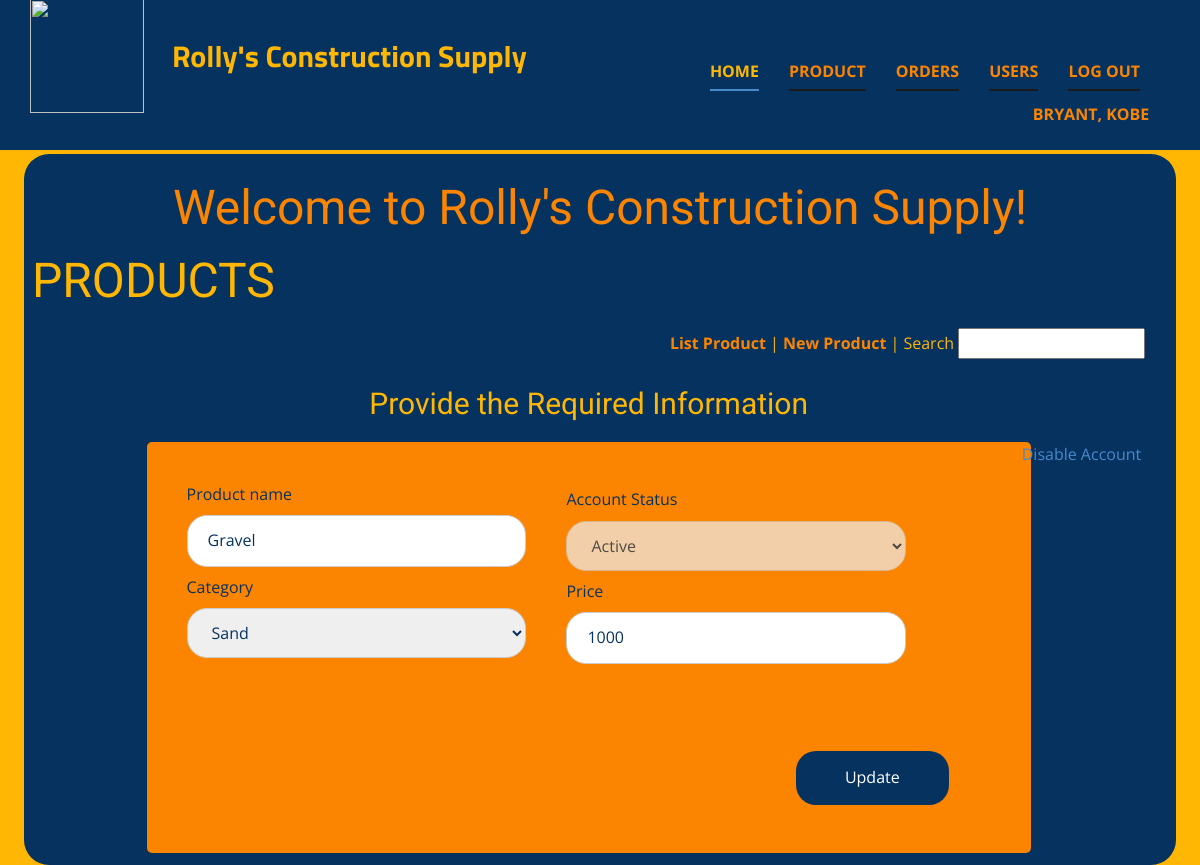
Page /index.php?page=products&subpage=prodprofile&id=1001 (signed in) on the committed database.
### tables this page shows
CREATE TABLE IF NOT EXISTS `tbl_users` (
  `user_id` int(8) unsigned NOT NULL AUTO_INCREMENT,
  `user_lastname` varchar(180) NOT NULL DEFAULT '',
  `user_firstname` varchar(180) NOT NULL DEFAULT '',
  `user_email` varchar(180) NOT NULL DEFAULT '',
  `user_password` varchar(180) NOT NULL DEFAULT '',
  `user_date_added` date NOT NULL,
  `user_time_added` time NOT NULL,
  `user_date_updated` date NOT NULL,
  `user_time_updated` time NOT NULL,
  `user_status` int(1) NOT NULL DEFAULT 0,
  `user_token` varchar(255) NOT NULL DEFAULT '',
  `user_access` varchar(255) NOT NULL DEFAULT '',
  PRIMARY KEY (`user_id`)
);

CREATE TABLE IF NOT EXISTS `tbl_product` (
  `product_id` int(8) unsigned NOT NULL AUTO_INCREMENT,
  `product_name` varchar(180) NOT NULL DEFAULT '',
  `category_name` varchar(180) NOT NULL DEFAULT '',
  `product_price` int(180) NOT NULL DEFAULT 0,
  `product_date_added` date NOT NULL,
  `product_time_added` time NOT NULL,
  `product_date_updated` date NOT NULL,
  `product_time_updated` time NOT NULL,
  `product_status` int(1) NOT NULL DEFAULT 0,
  `product_token` varchar(255) NOT NULL DEFAULT '',
  PRIMARY KEY (`product_id`)
);

### classes/class.user.php (called while the page is built, shortened)
<?php
class User{
	private $DB_SERVER='localhost';
	private $DB_USERNAME='root';
	private $DB_PASSWORD='';
	private $DB_DATABASE='rolly_db';
	private $conn;
	public function __construct(){
		$this->conn = new PDO("mysql:host=".$this->DB_SERVER.";dbname=".$this->DB_DATABASE,$this->DB_USERNAME,$this->DB_PASSWORD);
	}
	function get_user_id($email){
		$sql="SELECT user_id FROM tbl_users WHERE user_email = :email";
		$q = $this->conn->prepare($sql);
		$q->execute(['email' => $email]);
		$user_id = $q->fetchColumn();
		return $user_id;
	}
	function get_user_firstname($id){
		$sql="SELECT user_firstname FROM tbl_users WHERE user_id = :id";
		$q = $this->conn->prepare($sql);
		$q->execute(['id' => $id]);
		$user_firstname = $q->fetchColumn();
		return $user_firstname;
	}
	function get_user_lastname($id){
		$sql="SELECT user_lastname FROM tbl_users WHERE user_id = :id";
		$q = $this->conn->prepare($sql);
		$q->execute(['id' => $id]);
		$user_lastname = $q->fetchColumn();
		return $user_lastname;
	}
}

### classes/class.product.php (called while the page is built, shortened)
<?php
class Product{
	private $DB_SERVER='localhost';
	private $DB_USERNAME='root';
	private $DB_PASSWORD='';
	private $DB_DATABASE='rolly_db';
	private $conn;
	public function __construct(){
		$this->conn = new PDO("mysql:host=".$this->DB_SERVER.";dbname=".$this->DB_DATABASE,$this->DB_USERNAME,$this->DB_PASSWORD);
	}
	function get_product_name($pid){
		$sql="SELECT product_name FROM tbl_product WHERE product_id = :pid";
		$q = $this->conn->prepare($sql);
		$q->execute(['pid' => $pid]);
		$product_name = $q->fetchColumn();
		return $product_name;
	}
	function get_product_category($pid){
		$sql="SELECT category_name FROM tbl_product WHERE product_id = :pid";
		$q = $this->conn->prepare($sql);
		$q->execute(['pid' => $pid]);
		$category_name = $q->fetchColumn();
		return $category_name;
	}
	function get_product_price($pid){
		$sql="SELECT product_price FROM tbl_product WHERE product_id = :pid";
		$q = $this->conn->prepare($sql);
		$q->execute(['pid' => $pid]);
		$product_price = $q->fetchColumn();
		return $product_price;
	}
	function get_product_status($pid){
		$sql="SELECT product_status FROM tbl_product WHERE product_id = :pid";
		$q = $this->conn->prepare($sql);
		$q->execute(['pid' => $pid]);
		$product_status = $q->fetchColumn();
		return $product_status;
	}
}

### index.php (the view, shortened to what this page needs)
<?php
include_once 'classes/class.user.php';
$page = (isset($_GET['page']) && $_GET['page'] != '') ? $_GET['page'] : '';
$user = new User();
$user_id = $user->get_user_id($_SESSION['user_email']);
?>
<!DOCTYPE html>
<html style="font-size: 16px;" lang="en"><head>
    <link rel="stylesheet" href="css/stylepage.css" media="screen">
<link rel="stylesheet" href="/css/style.css" media="screen">
<link rel="stylesheet" href="css/custom.css" media="screen">
  </head>
  <body data-home-page="Home.html" data-home-page-title="Home" class="u-body u-xl-mode" data-lang="en"><header class="u-clearfix u-custom-color-1 u-header u-header" id="sec-4cfb"><div class="u-clearfix u-sheet u-sheet-1">
        <a  class="u-image u-logo u-image-1" data-image-width="500" data-image-height="500">
          <img src="images/logo.png" class="u-logo-image u-logo-image-1">
        </a>
        <p class="u-custom-font u-font-titillium-web u-text u-text-default u-text-1">Rolly's Construction Supply </p>
        <nav class="u-menu u-menu-one-level u-offcanvas u-menu-1">
          <div class="u-custom-menu u-nav-container" >
            <ul class="u-nav u-spacing-30 u-unstyled u-nav-1" style="border-radius: 25px;">
	<li class="u-nav-item"><a class="u-border-2 u-border-active-palette-1-base u-border-grey-90 u-border-hover-palette-1-base u-border-no-left u-border-no-right u-border-no-top u-button-style u-nav-link u-text-active-custom-color-3 u-text-custom-color-2 u-text-hover-palette-1-base" href="index.php?page=home" style="padding: 10px 0px;">Home</a>
</li><li class="u-nav-item"><a class="u-border-2 u-border-active-palette-1-base u-border-grey-90 u-border-hover-palette-1-base u-border-no-left u-border-no-right u-border-no-top u-button-style u-nav-link u-text-active-custom-color-3 u-text-custom-color-2 u-text-hover-palette-1-base" href="index.php?page=products" style="padding: 10px 0px;">Product</a>
</li><li class="u-nav-item"><a class="u-border-2 u-border-active-palette-1-base u-border-grey-90 u-border-hover-palette-1-base u-border-no-left u-border-no-right u-border-no-top u-button-style u-nav-link u-text-active-custom-color-3 u-text-custom-color-2 u-text-hover-palette-1-base" href="index.php?page=operations" style="padding: 10px 0px;">Orders</a>
</li><li class="u-nav-item"><a class="u-border-2 u-border-active-palette-1-base u-border-grey-90 u-border-hover-palette-1-base u-border-no-left u-border-no-right u-border-no-top u-button-style u-nav-link u-text-active-custom-color-3 u-text-custom-color-2 u-text-hover-palette-1-base" href="index.php?page=settings" style="padding: 10px 0px;">Users</a>
</li><li class="u-nav-item"><a class="u-border-2 u-border-active-palette-1-base u-border-grey-90 u-border-hover-palette-1-base u-border-no-left u-border-no-right u-border-no-top u-button-style u-nav-link u-text-active-custom-color-3 u-text-custom-color-2 u-text-hover-palette-1-base" href="logout.php" style="padding: 10px 0px;" class="move-right">Log Out</a></li>
                <li><span class="move-right"><?php echo $user->get_user_lastname($user_id).', '.$user->get_user_firstname($user_id);?>&nbsp;&nbsp; &nbsp;&nbsp;</span> </li>
</ul>
          </div>
        </nav>
      </div></header>
    <div id="content">
      <h1 style="text-align:center; color: #FB8500;">Welcome to Rolly's Construction Supply!</h1>
    <?php
      switch($page){
                case 'products':
                    require_once 'products-module/index.php';
                break;
            }
    ?>
  </div>
</body>
</html>

### products-module/view-profile.php (shortened to what this page needs)
<h3 style="text-align:center;">Provide the Required Information</h3>
<div class="btn-box">
<?php
            if($product->get_product_status($id) == "1"){
              ?>
                <a class="btn-jsactive" onclick="document.getElementById('id01').style.display='block'">Disable Account</a>
              <?php
            }else{
            ?>
                <a class="btn-jsactive" onclick="document.getElementById('id01').style.display='block'">Activate Account</a>
            <?php
            }
            ?>
</div>
<div id="form-block">
<form method="POST" action="processes/process.product.php?action=update">
        <div id="form-block-half">
            <label for="pname">Product name</label>
            <input type="text" id="pname" class="input" name="pname" value="<?php echo $product->get_product_name($id);?>" placeholder="<?php echo $product->get_product_name($id);?>">
            <label for="category">Category</label>
            <select id="category" name="category">
              <option value="sand" <?php if($product->get_product_category($id) == "Sand"){ echo "selected";};?>>Sand</option>
            </select>
    </div>
            <div id="form-block-half">
            <label for="status">Account Status</label>
            <select id="status" name="status" disabled>
              <option <?php if($product->get_product_status($id) == "1"){ echo "selected";};?>>Active</option>
            </select>
            <label for="price">Price</label>
            <input type="number" id="price" class="input" name="price"  value="<?php echo $product->get_product_price($id);?>" placeholder="Enter Price...">
            </div>
        <br/><br/><br/><br/><br/><br/><br/><br/><br/><br/>
        <div id="button-block">
        <input type="submit" value="Update">
        </div>
</form>
</div>

### rows in the picture
tbl_users: $user->get_user_lastname($user_id) "BRYANT", $user->get_user_firstname($user_id) "KOBE"
tbl_product: pname "Gravel", category "Sand", status "Active", price "1000"
